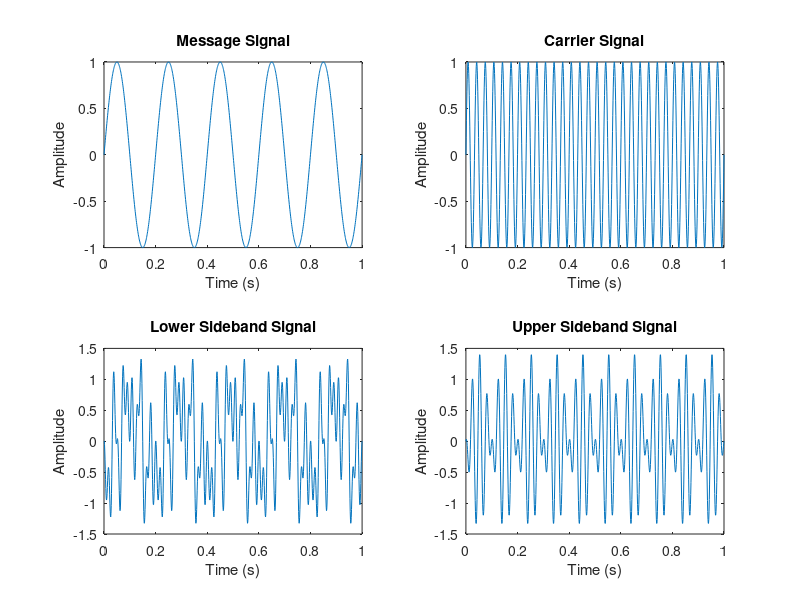

MATLAB code for this plot:
fc = 30;          % frequency of carrier signal
fm = 5;           % frequency of message signal
Am = 1;             % amplitude of message signal
Ac = 1;             % amplitude of carrier signal
t = 0 : 0.001 : 1;  % time vector

message_signal = Am*sin(2*pi*fm*t);
carrier_signal = Ac*sin(2*pi*fc*t);

signal_upper_band = message_signal.*cos(2*pi*(fc + fm)*t) - message_signal.*sin(2*pi*(fc+fm)*t);
signal_lower_band = message_signal.*cos(2*pi*(fc - fm)*t) - carrier_signal.*sin(2*pi*(fc-fm)*t);

subplot(2,2,1);
plot(t,message_signal);
title('Message Signal');
xlabel('Time (s)');
ylabel('Amplitude');

subplot(2,2,2);
plot(t, carrier_signal);
title('Carrier Signal');
xlabel('Time (s)');
ylabel('Amplitude');

subplot(2,2,3);
plot(t, signal_lower_band);
title('Lower Sideband Signal');
xlabel('Time (s)');
ylabel('Amplitude');

subplot(2,2,4);
plot(t, signal_upper_band);
title('Upper Sideband Signal');
xlabel('Time (s)');
ylabel('Amplitude');
